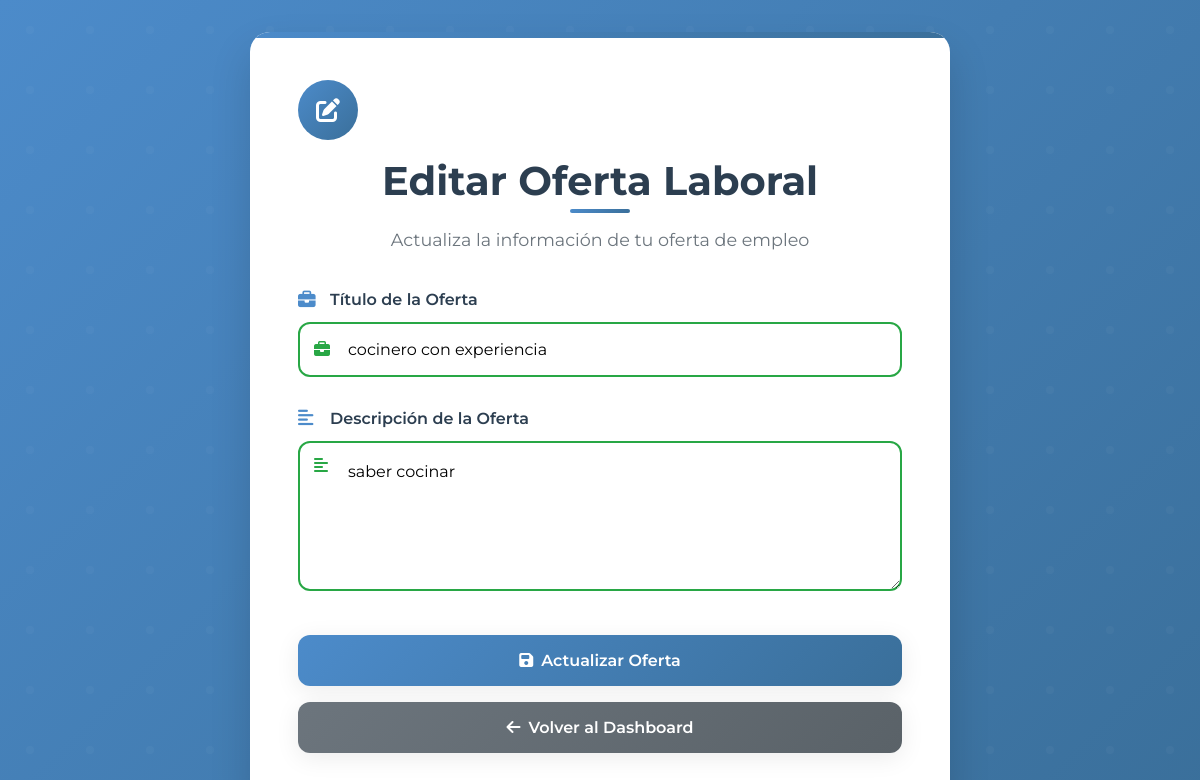
The page /php/editar_oferta.php?oferta_id=18 (signed in) on the database its author committed.
### tables this page shows
CREATE TABLE `ofertas_laborales` (
  `id` int(11) NOT NULL,
  `empresa_id` int(11) NOT NULL,
  `titulo` varchar(255) NOT NULL,
  `descripcion` text NOT NULL,
  `profesion_solicitada` varchar(255) NOT NULL,
  `fecha_publicacion` timestamp NOT NULL DEFAULT current_timestamp()
);

### php/editar_oferta.php (the view, shortened to what this page needs)
<?php
include('db.php');
$empresa_id = $_SESSION['user_id'];
$oferta_id = $_GET['oferta_id'];
$sql_oferta = "SELECT * FROM ofertas_laborales WHERE id = '$oferta_id' AND empresa_id = '$empresa_id'";
$result_oferta = $conn->query($sql_oferta);
$oferta = $result_oferta->fetch_assoc();
?>
<!DOCTYPE html>
<html lang="es">
<head>
    <link rel="stylesheet" href="https://cdnjs.cloudflare.com/ajax/libs/font-awesome/6.4.2/css/all.min.css">
    <link rel="stylesheet" href="https://cdnjs.cloudflare.com/ajax/libs/animate.css/4.1.1/animate.min.css">
</head>
<body>
    <div class="main-container">
        <div class="edit-card animate__animated animate__fadeInUp">
            <div class="page-header">
                <div class="header-icon">
                    <i class="fas fa-edit"></i>
                </div>
                <h1>Editar Oferta Laboral</h1>
                <p class="page-subtitle">Actualiza la información de tu oferta de empleo</p>
            </div>
            <div class="form-container">
                <form method="POST" id="editForm">
                    <div class="form-group">
                        <label for="titulo" class="form-label">
                            <i class="fas fa-briefcase"></i>
                            Título de la Oferta
                        </label>
                        <div class="input-wrapper">
                            <input
                                type="text"
                                id="titulo"
                                name="titulo"
                                class="form-input"
                                value="<?php echo htmlspecialchars($oferta['titulo']); ?>"
                                required
                                placeholder="Ej: Desarrollador Full Stack Senior"
                            >
                        </div>
                    </div>
                    <div class="form-group">
                        <label for="descripcion" class="form-label">
                            <i class="fas fa-align-left"></i>
                            Descripción de la Oferta
                        </label>
                        <div class="input-wrapper">
                            <textarea
                                id="descripcion"
                                name="descripcion"
                                class="form-textarea"
                                required
                                placeholder="Describe los requisitos, responsabilidades y beneficios del puesto..."
                            ><?php echo htmlspecialchars($oferta['descripcion']); ?></textarea>
                        </div>
                    </div>
                    <div class="btn-container">
                        <button type="submit" name="editar_oferta" class="btn btn-primary" id="submitBtn">
                            <i class="fas fa-save"></i>
                            Actualizar Oferta
                        </button>
                        <a href="dashboard_empresa.php" class="btn btn-secondary">
                            <i class="fas fa-arrow-left"></i>
                            Volver al Dashboard
                        </a>
                    </div>
                </form>
            </div>
        </div>
    </div>
</body>
</html>

### php/editar_oferta.php (style rules this page uses)
* { margin: 0; padding: 0; box-sizing: border-box; }
:root { --primary-color: #4c8bca; --secondary-color: #3a6f9a; --gradient-primary: linear-gradient(135deg, #4c8bca 0%, #3a6f9a 100%); --gradient-bg: linear-gradient(135deg, #4c8bca 0%, #3a6f9a 100%); --text-primary: #2c3e50; --text-secondary: #6c757d; --bg-white: #ffffff; --shadow-light: 0 5px 25px rgba(0, 0, 0, 0.08); --shadow-heavy: 0 20px 40px rgba(0, 0, 0, 0.15); --border-radius: 20px; --border-radius-small: 12px; --transition: all 0.3s ease; }
body { font-family: 'Montserrat', sans-serif; background: var(--gradient-bg); color: var(--text-primary); min-height: 100vh; position: relative; overflow-x: hidden; }
body::before { content: ''; position: fixed; top: 0; left: 0; width: 100%; height: 100%; z-index: -1; }
.main-container { display: flex; justify-content: center; align-items: center; min-height: 100vh; padding: 2rem 1rem; }
.edit-card { background: var(--bg-white); width: 100%; max-width: 700px; padding: 3rem; border-radius: var(--border-radius); box-shadow: var(--shadow-heavy); position: relative; overflow: hidden; animation: fadeInUp 0.8s ease; transform: translateY(0); transition: var(--transition); }
.edit-card::before { content: ''; position: absolute; top: 0; left: 0; width: 100%; height: 6px; background: var(--gradient-primary); }
.page-header { text-align: center; margin-bottom: 2.5rem; position: relative; }
.page-header h1 { font-size: 2.5rem; font-weight: 700; color: var(--text-primary); margin-bottom: 0.5rem; position: relative; display: inline-block; }
.page-header h1::after { content: ''; position: absolute; bottom: -8px; left: 50%; transform: translateX(-50%); width: 60px; height: 4px; background: var(--gradient-primary); border-radius: 2px; }
.page-subtitle { color: var(--text-secondary); font-size: 1.1rem; font-weight: 400; margin-top: 1rem; }
.header-icon { display: inline-block; width: 60px; height: 60px; background: var(--gradient-primary); border-radius: 50%; margin-bottom: 1rem; display: flex; align-items: center; justify-content: center; animation: pulse 2s infinite; }
.header-icon i { font-size: 1.5rem; color: white; }
.form-container { position: relative; }
.form-group { margin-bottom: 2rem; position: relative; animation: fadeInUp 0.6s ease; animation-fill-mode: both; }
.form-group:nth-child(1) { animation-delay: 0.1s; }
.form-group:nth-child(2) { animation-delay: 0.2s; }
.form-label { display: block; font-size: 1rem; font-weight: 600; color: var(--text-primary); margin-bottom: 0.8rem; position: relative; padding-left: 2rem; }
.form-label i { position: absolute; left: 0; top: 50%; transform: translateY(-50%); color: var(--primary-color); font-size: 1.1rem; }
.form-input, .form-textarea { width: 100%; padding: 1rem 1rem 1rem 3rem; border: 2px solid #e1e8ed; border-radius: var(--border-radius-small); font-size: 1rem; font-family: 'Montserrat', sans-serif; background: #f8f9fa; transition: var(--transition); position: relative; }
.form-textarea { resize: vertical; min-height: 150px; font-family: 'Montserrat', sans-serif; line-height: 1.6; }
.input-wrapper { position: relative; }
.btn-container { display: flex; flex-direction: column; gap: 1rem; margin-top: 2.5rem; }
.btn { padding: 1rem 2rem; border: none; border-radius: var(--border-radius-small); font-size: 1rem; font-weight: 600; font-family: 'Montserrat', sans-serif; cursor: pointer; transition: var(--transition); text-decoration: none; text-align: center; display: inline-flex; align-items: center; justify-content: center; gap: 0.5rem; position: relative; overflow: hidden; }
.btn::before { content: ''; position: absolute; top: 0; left: -100%; width: 100%; height: 100%; background: linear-gradient(90deg, transparent, rgba(255,255,255,0.2), transparent); transition: var(--transition); }
.btn-primary { background: var(--gradient-primary); color: white; box-shadow: var(--shadow-light); }
.btn-secondary { background: linear-gradient(135deg, #6c757d 0%, #5a6268 100%); color: white; box-shadow: var(--shadow-light); }
.form-input:not(:placeholder-shown), .form-textarea:not(:placeholder-shown) { background: white; border-color: var(--primary-color); }
.form-input:valid, .form-textarea:valid { border-color: #28a745; }

### rows shown on the page
ofertas_laborales: titulo "cocinero con experiencia", descripcion "saber cocinar"
